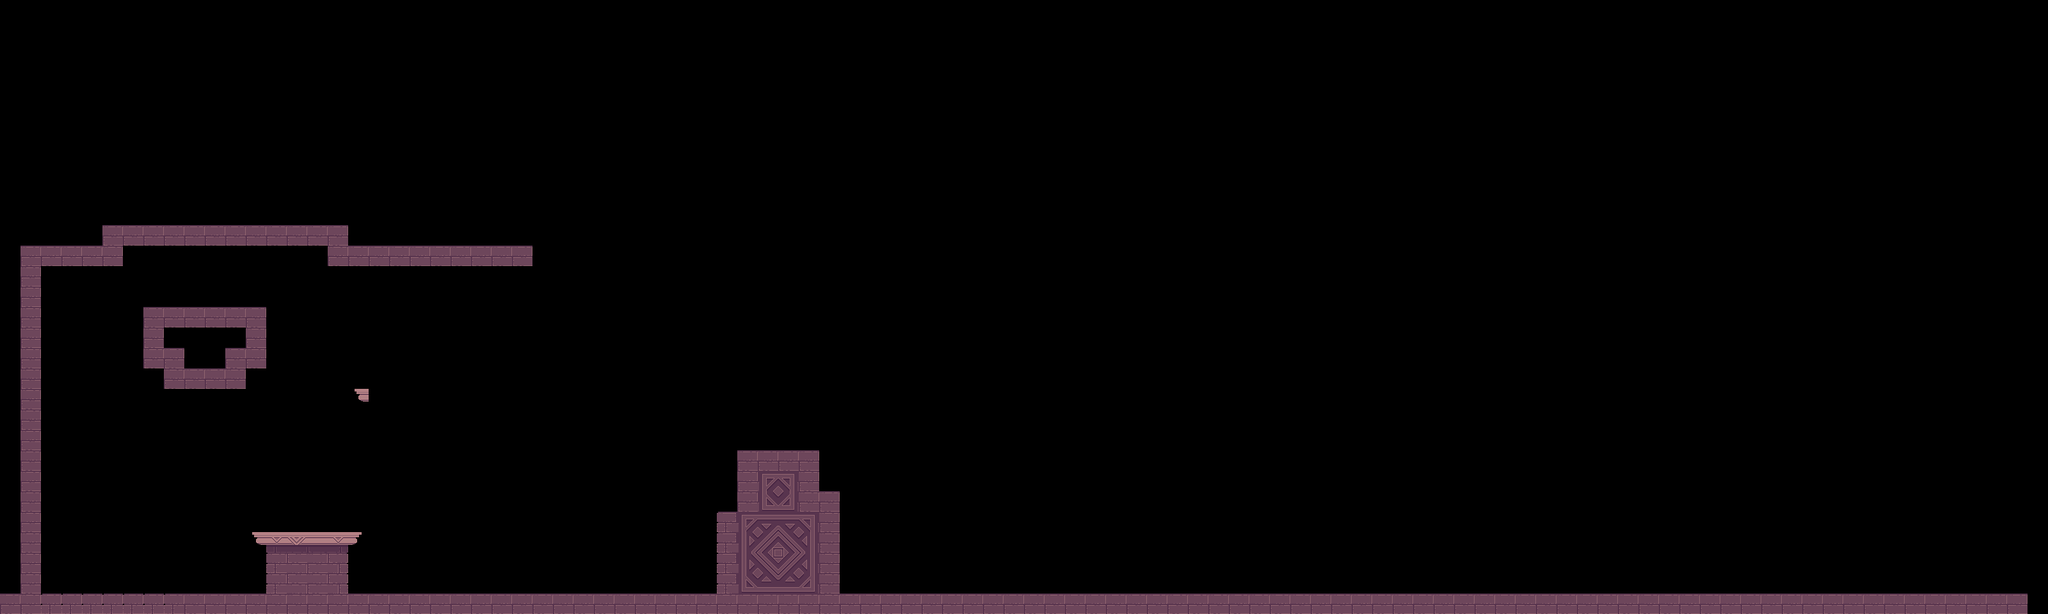

Tiled map render using the project's own tile images. Description and the map definition, with tile-layer contents summarised, below:
An orthogonal 100x30 tile map with 32x32 px tiles, 1 tile layer (platformer_tiles), 3 tilesets and 13 objects (4x ScrollingBackground, 4x BasicGameObject, 2x Font, TilemapLayerObject, Viewport, ...).

<map version="1.0" tiledversion="2018.07.13" orientation="orthogonal" renderorder="right-down" width="100" height="30" tilewidth="32" tileheight="32" infinite="0" nextlayerid="7" nextobjectid="78">
 <properties>
  <property name="atlas" value="image/game.atlas" />
 </properties>
 <tileset firstgid="1" name="TempleTIles" tilewidth="32" tileheight="32" tilecount="221" columns="17">
  <image source="../../../input_assets/game/TempleTIles.png" width="544" height="416" />
  <tile id="76">
   <properties>
    <property name="solid" type="bool" value="true" />
   </properties>
   <objectgroup draworder="index" />
  </tile>
  <tile id="77">
   <properties>
    <property name="solid" type="bool" value="true" />
   </properties>
   <objectgroup draworder="index" />
  </tile>
  <tile id="78">
   <objectgroup draworder="index" />
  </tile>
  <tile id="79">
   <properties>
    <property name="solid" type="bool" value="true" />
   </properties>
   <objectgroup draworder="index" />
  </tile>
  <tile id="80">
   <properties>
    <property name="solid" type="bool" value="true" />
   </properties>
   <objectgroup draworder="index" />
  </tile>
  <tile id="81">
   <properties>
    <property name="solid" type="bool" value="true" />
   </properties>
   <objectgroup draworder="index" />
  </tile>
  <tile id="82">
   <objectgroup draworder="index" />
  </tile>
  <tile id="83">
   <objectgroup draworder="index" />
   <animation>
    <frame tileid="23" duration="250" />
    <frame tileid="9" duration="250" />
    <frame tileid="20" duration="250" />
   </animation>
  </tile>
  <tile id="94">
   <properties>
    <property name="type" type="int" value="0" />
   </properties>
   <objectgroup draworder="index" />
  </tile>
  <tile id="95">
   <properties>
    <property name="type" type="int" value="0" />
   </properties>
   <objectgroup draworder="index" />
  </tile>
  <tile id="96">
   <properties>
    <property name="type" type="int" value="0" />
   </properties>
   <objectgroup draworder="index" />
  </tile>
  <tile id="97">
   <properties>
    <property name="type" type="int" value="0" />
   </properties>
   <objectgroup draworder="index" />
  </tile>
  <tile id="102" type="1">
   <properties>
    <property name="type" type="int" value="0" />
   </properties>
   <objectgroup draworder="index" />
  </tile>
  <tile id="103">
   <properties>
    <property name="type" type="int" value="0" />
   </properties>
   <objectgroup draworder="index" />
  </tile>
  <tile id="104" type="1">
   <properties>
    <property name="type" type="int" value="0" />
   </properties>
   <objectgroup draworder="index" />
  </tile>
  <tile id="105">
   <properties>
    <property name="type" type="int" value="0" />
   </properties>
   <objectgroup draworder="index" />
  </tile>
  <tile id="106">
   <properties>
    <property name="type" type="int" value="0" />
   </properties>
   <objectgroup draworder="index" />
  </tile>
  <tile id="107">
   <properties>
    <property name="type" type="int" value="0" />
   </properties>
   <objectgroup draworder="index" />
  </tile>
  <tile id="110">
   <objectgroup draworder="index" />
  </tile>
  <tile id="111">
   <objectgroup draworder="index" />
  </tile>
  <tile id="112">
   <objectgroup draworder="index" />
  </tile>
  <tile id="113">
   <objectgroup draworder="index" />
  </tile>
  <tile id="114">
   <objectgroup draworder="index" />
  </tile>
  <tile id="115">
   <objectgroup draworder="index" />
  </tile>
  <tile id="119">
   <properties>
    <property name="type" type="int" value="0" />
   </properties>
   <objectgroup draworder="index" />
  </tile>
  <tile id="120">
   <properties>
    <property name="type" type="int" value="0" />
   </properties>
   <objectgroup draworder="index" />
  </tile>
  <tile id="121">
   <properties>
    <property name="type" type="int" value="0" />
   </properties>
   <objectgroup draworder="index" />
  </tile>
  <tile id="122">
   <properties>
    <property name="type" type="int" value="0" />
   </properties>
   <objectgroup draworder="index" />
  </tile>
  <tile id="123">
   <properties>
    <property name="type" type="int" value="0" />
   </properties>
   <objectgroup draworder="index" />
  </tile>
  <tile id="124">
   <properties>
    <property name="type" type="int" value="0" />
   </properties>
   <objectgroup draworder="index" />
  </tile>
  <tile id="127">
   <objectgroup draworder="index" />
  </tile>
  <tile id="128">
   <objectgroup draworder="index" />
  </tile>
  <tile id="129">
   <objectgroup draworder="index" />
  </tile>
  <tile id="130">
   <objectgroup draworder="index" />
  </tile>
  <tile id="131">
   <objectgroup draworder="index" />
  </tile>
  <tile id="132">
   <objectgroup draworder="index" />
  </tile>
  <tile id="136">
   <properties>
    <property name="type" type="int" value="0" />
   </properties>
   <objectgroup draworder="index" />
  </tile>
  <tile id="137">
   <properties>
    <property name="type" type="int" value="0" />
   </properties>
   <objectgroup draworder="index" />
  </tile>
  <tile id="138">
   <properties>
    <property name="type" type="int" value="0" />
   </properties>
   <objectgroup draworder="index" />
  </tile>
  <tile id="139">
   <properties>
    <property name="type" type="int" value="0" />
   </properties>
   <objectgroup draworder="index" />
  </tile>
  <tile id="140">
   <properties>
    <property name="type" type="int" value="0" />
   </properties>
   <objectgroup draworder="index" />
  </tile>
  <tile id="141">
   <properties>
    <property name="type" type="int" value="0" />
   </properties>
   <objectgroup draworder="index" />
  </tile>
  <tile id="153">
   <properties>
    <property name="type" type="int" value="0" />
   </properties>
   <objectgroup draworder="index" />
  </tile>
  <tile id="154">
   <properties>
    <property name="type" type="int" value="0" />
   </properties>
   <objectgroup draworder="index" />
  </tile>
  <tile id="155">
   <properties>
    <property name="type" type="int" value="0" />
   </properties>
   <objectgroup draworder="index" />
  </tile>
  <tile id="156">
   <properties>
    <property name="type" type="int" value="0" />
   </properties>
   <objectgroup draworder="index" />
  </tile>
  <tile id="157">
   <properties>
    <property name="type" type="int" value="0" />
   </properties>
   <objectgroup draworder="index" />
  </tile>
  <tile id="158">
   <properties>
    <property name="type" type="int" value="0" />
   </properties>
   <objectgroup draworder="index" />
  </tile>
  <tile id="170">
   <properties>
    <property name="type" type="int" value="0" />
   </properties>
   <objectgroup draworder="index" />
  </tile>
  <tile id="171">
   <properties>
    <property name="type" type="int" value="0" />
   </properties>
   <objectgroup draworder="index" />
  </tile>
  <tile id="172">
   <properties>
    <property name="type" type="int" value="0" />
   </properties>
   <objectgroup draworder="index" />
  </tile>
  <tile id="173">
   <properties>
    <property name="type" type="int" value="0" />
   </properties>
   <objectgroup draworder="index" />
  </tile>
  <tile id="174">
   <properties>
    <property name="type" type="int" value="0" />
   </properties>
   <objectgroup draworder="index" />
  </tile>
  <tile id="175">
   <properties>
    <property name="type" type="int" value="0" />
   </properties>
   <objectgroup draworder="index" />
  </tile>
  <tile id="187">
   <properties>
    <property name="type" type="int" value="0" />
   </properties>
   <objectgroup draworder="index" />
  </tile>
  <tile id="188">
   <properties>
    <property name="type" type="int" value="0" />
   </properties>
   <objectgroup draworder="index" />
  </tile>
  <tile id="189">
   <properties>
    <property name="type" type="int" value="0" />
   </properties>
   <objectgroup draworder="index" />
  </tile>
  <tile id="190">
   <properties>
    <property name="type" type="int" value="0" />
   </properties>
   <objectgroup draworder="index" />
  </tile>
  <tile id="191">
   <properties>
    <property name="type" type="int" value="0" />
   </properties>
   <objectgroup draworder="index" />
  </tile>
  <tile id="192">
   <properties>
    <property name="type" type="int" value="0" />
   </properties>
   <objectgroup draworder="index" />
  </tile>
 </tileset>
 <tileset firstgid="222" name="Backgrounds" tilewidth="544" tileheight="160" tilecount="5" columns="0">
  <grid orientation="orthogonal" width="1" height="1" />
  <tile id="1">
   <image width="272" height="160" source="../../../input_assets/game/parallax-mountain-bg.png" />
  </tile>
  <tile id="2">
   <image width="544" height="160" source="../../../input_assets/game/parallax-mountain-foreground-trees.png" />
  </tile>
  <tile id="3">
   <image width="272" height="160" source="../../../input_assets/game/parallax-mountain-montain-far.png" />
  </tile>
  <tile id="4">
   <image width="544" height="160" source="../../../input_assets/game/parallax-mountain-mountains.png" />
  </tile>
  <tile id="5">
   <image width="544" height="160" source="../../../input_assets/game/parallax-mountain-trees.png" />
  </tile>
 </tileset>
 <tileset firstgid="228" name="Objects" tilewidth="49" tileheight="49" tilecount="3" columns="0">
  <grid orientation="orthogonal" width="1" height="1" />
  <tile id="0">
   <image width="38" height="34" source="../../../input_assets/game/rpg_chest_down.png" />
  </tile>
  <tile id="1">
   <image width="49" height="49" source="../../../input_assets/game/rpg_man_down.png" />
  </tile>
  <tile id="2">
   <image width="32" height="32" source="../../../input_assets/game/player_walking_0.png" />
  </tile>
 </tileset>
 <objectgroup id="1" name="background">
  <object id="65" name="parallax_back" type="ScrollingBackground" gid="223" x="0" y="960" width="1280" height="736">
   <properties>
    <property name="image" value="parallax-mountain-bg" />
   </properties>
  </object>
  <object id="66" name="mountain_far" type="ScrollingBackground" gid="225" x="0" y="960" width="1376" height="832">
   <properties>
    <property name="image" value="parallax-mountain-montain-far" />
    <property name="repeat_horizontal" type="bool" value="true" />
   </properties>
  </object>
  <object id="67" name="mountains" type="ScrollingBackground" gid="226" x="0" y="960" width="1984" height="736">
   <properties>
    <property name="image" value="parallax-mountain-mountains" />
    <property name="repeat_horizontal" type="bool" value="true" />
   </properties>
  </object>
  <object id="68" name="trees" type="ScrollingBackground" gid="227" x="0" y="960" width="1984" height="736">
   <properties>
    <property name="image" value="parallax-mountain-trees" />
    <property name="repeat_horizontal" type="bool" value="true" />
   </properties>
  </object>
 </objectgroup>
 <objectgroup id="2" name="playground">
  <object id="69" name="platformer_tiles" type="TilemapLayerObject" x="0" y="928" width="32" height="32">
   <properties>
    <property name="tile_layer" value="platformer_tiles" />
   </properties>
  </object>
  <object id="76" name="poi_test2" type="BasicGameObject" gid="229" x="1280" y="864" width="49" height="49">
   <properties>
    <property name="sprite" value="rpg_man_down" />
   </properties>
  </object>
  <object id="75" name="player2" type="BasicGameObject" gid="230" x="992" y="640" width="64" height="64">
   <properties>
    <property name="sprite" value="player_walking_0" />
   </properties>
  </object>
  <object id="72" name="player" type="BasicGameObject" gid="230" x="544" y="576" width="64" height="64">
   <properties>
    <property name="sprite" value="player_walking_0" />
   </properties>
  </object>
  <object id="73" name="poi_test" type="BasicGameObject" gid="229" x="1568" y="672" width="49" height="49">
   <properties>
    <property name="sprite" value="rpg_man_down" />
   </properties>
  </object>
 </objectgroup>
 <layer id="3" name="platformer_tiles" width="100" height="30">
  <data>[3000 cells, 210 non-empty, 29 distinct tile ids]</data>
 </layer>
 <objectgroup id="4" name="foreground" />
 <objectgroup id="5" name="uiground" />
 <objectgroup id="6" name="preload" locked="1">
  <object id="1" name="ScreenSize" type="Viewport" x="0" y="240" width="1280" height="720" />
  <object id="60" name="game_font" type="Font" x="0" y="32">
   <properties>
    <property name="font_file" value="Impact48.fnt" />
   </properties>
  </object>
  <object id="64" name="instruction_font" type="Font" x="96" y="32">
   <properties>
    <property name="font_file" value="freesiaUPC38.fnt" />
   </properties>
  </object>
  <object id="77" name="grayscale" type="Shader" x="-320" y="32">
   <properties>
    <property name="shader_name" value="grayscale" />
   </properties>
  </object>
 </objectgroup>
</map>
